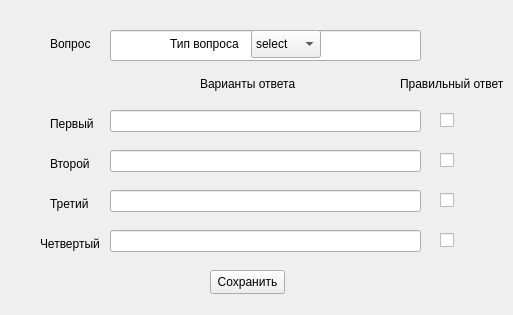
<?xml version="1.0" encoding="UTF-8"?>
<ui version="4.0">
 <class>Test_Form</class>
 <widget class="QWidget" name="Test_Form">
  <property name="geometry">
   <rect>
    <x>0</x>
    <y>0</y>
    <width>513</width>
    <height>315</height>
   </rect>
  </property>
  <property name="windowTitle">
   <string>Form</string>
  </property>
  <widget class="QLabel" name="label_23">
   <property name="geometry">
    <rect>
     <x>50</x>
     <y>30</y>
     <width>70</width>
     <height>28</height>
    </rect>
   </property>
   <property name="text">
    <string>Вопрос</string>
   </property>
  </widget>
  <widget class="QLineEdit" name="Third_Choise">
   <property name="geometry">
    <rect>
     <x>110</x>
     <y>190</y>
     <width>311</width>
     <height>22</height>
    </rect>
   </property>
  </widget>
  <widget class="QLabel" name="label_24">
   <property name="geometry">
    <rect>
     <x>200</x>
     <y>70</y>
     <width>101</width>
     <height>28</height>
    </rect>
   </property>
   <property name="text">
    <string>Варианты ответа</string>
   </property>
  </widget>
  <widget class="QLabel" name="label_25">
   <property name="geometry">
    <rect>
     <x>50</x>
     <y>110</y>
     <width>51</width>
     <height>28</height>
    </rect>
   </property>
   <property name="text">
    <string>Первый</string>
   </property>
  </widget>
  <widget class="QLabel" name="label_26">
   <property name="geometry">
    <rect>
     <x>50</x>
     <y>150</y>
     <width>51</width>
     <height>28</height>
    </rect>
   </property>
   <property name="text">
    <string>Второй</string>
   </property>
  </widget>
  <widget class="QCheckBox" name="Fourth_Correct">
   <property name="geometry">
    <rect>
     <x>440</x>
     <y>230</y>
     <width>51</width>
     <height>20</height>
    </rect>
   </property>
   <property name="text">
    <string/>
   </property>
  </widget>
  <widget class="QLabel" name="label_28">
   <property name="geometry">
    <rect>
     <x>40</x>
     <y>230</y>
     <width>61</width>
     <height>28</height>
    </rect>
   </property>
   <property name="text">
    <string>Четвертый</string>
   </property>
  </widget>
  <widget class="QLineEdit" name="quest_text">
   <property name="geometry">
    <rect>
     <x>110</x>
     <y>30</y>
     <width>311</width>
     <height>31</height>
    </rect>
   </property>
   <property name="clearButtonEnabled">
    <bool>false</bool>
   </property>
  </widget>
  <widget class="QLineEdit" name="Fourth_Choise">
   <property name="geometry">
    <rect>
     <x>110</x>
     <y>230</y>
     <width>311</width>
     <height>22</height>
    </rect>
   </property>
  </widget>
  <widget class="QCheckBox" name="Two_Correct">
   <property name="geometry">
    <rect>
     <x>440</x>
     <y>150</y>
     <width>51</width>
     <height>20</height>
    </rect>
   </property>
   <property name="text">
    <string/>
   </property>
  </widget>
  <widget class="QLabel" name="label_27">
   <property name="geometry">
    <rect>
     <x>50</x>
     <y>190</y>
     <width>51</width>
     <height>28</height>
    </rect>
   </property>
   <property name="text">
    <string>Третий</string>
   </property>
  </widget>
  <widget class="QLabel" name="label_29">
   <property name="geometry">
    <rect>
     <x>400</x>
     <y>70</y>
     <width>111</width>
     <height>28</height>
    </rect>
   </property>
   <property name="text">
    <string>Правильный ответ</string>
   </property>
  </widget>
  <widget class="QCheckBox" name="One_Correct">
   <property name="geometry">
    <rect>
     <x>440</x>
     <y>110</y>
     <width>51</width>
     <height>20</height>
    </rect>
   </property>
   <property name="text">
    <string/>
   </property>
  </widget>
  <widget class="QLineEdit" name="Two_Choise">
   <property name="geometry">
    <rect>
     <x>110</x>
     <y>150</y>
     <width>311</width>
     <height>22</height>
    </rect>
   </property>
  </widget>
  <widget class="QCheckBox" name="Three_Correct">
   <property name="geometry">
    <rect>
     <x>440</x>
     <y>190</y>
     <width>51</width>
     <height>20</height>
    </rect>
   </property>
   <property name="text">
    <string/>
   </property>
  </widget>
  <widget class="QLineEdit" name="First_Choise">
   <property name="geometry">
    <rect>
     <x>110</x>
     <y>110</y>
     <width>311</width>
     <height>22</height>
    </rect>
   </property>
  </widget>
  <widget class="QPushButton" name="Save_Question">
   <property name="geometry">
    <rect>
     <x>210</x>
     <y>270</y>
     <width>75</width>
     <height>24</height>
    </rect>
   </property>
   <property name="text">
    <string>Сохранить</string>
   </property>
  </widget>
  <widget class="QComboBox" name="edit_type_quest">
   <property name="geometry">
    <rect>
     <x>251</x>
     <y>30</y>
     <width>70</width>
     <height>28</height>
    </rect>
   </property>
   <item>
    <property name="text">
     <string>select</string>
    </property>
   </item>
   <item>
    <property name="text">
     <string>text</string>
    </property>
   </item>
  </widget>
  <widget class="QLabel" name="edit_label">
   <property name="geometry">
    <rect>
     <x>170</x>
     <y>30</y>
     <width>71</width>
     <height>28</height>
    </rect>
   </property>
   <property name="text">
    <string>Тип вопроса</string>
   </property>
  </widget>
 </widget>
 <resources/>
 <connections/>
</ui>
